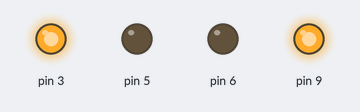
The sketch below on a simulated Arduino Uno, built with avr-gcc and run on an emulated ATmega328P. On the bench: output pins drawn as LEDs (lit = HIGH).

Above: at 0.05 s.
At 1.25 s:
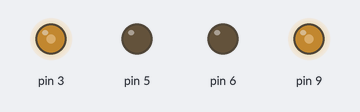
At 2.5 s:
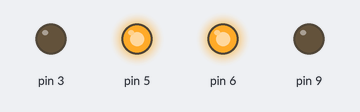
At 3.75 s:
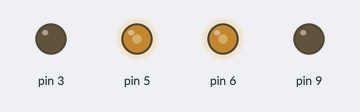
At 5.0 s:
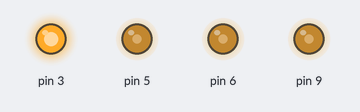
Timing chart, 0 to 6.5 s (numbered marks = the images above):
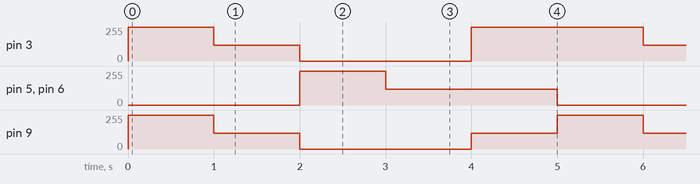

The sketch:

simple-car.ino
```cpp
void setup() {

// 51E1
}

void loop() {
  Forward(255);
  delay(1000);

  Forward(120);
  delay(1000);

  Back(255);
  delay(1000);

  Back(120);
  delay(1000);

  Right();

  delay(1000);

  Left();
}


void Forward(int Speed){
  analogWrite(5, 0);
  analogWrite(6, 0);
  analogWrite(3, Speed);
  analogWrite(9, Speed);
}

void Back(int Speed){
  analogWrite(3, 0);
  analogWrite(9, 0);
  analogWrite(5, Speed);
  analogWrite(6, Speed);
}

void Right(){
  analogWrite(3,255);
  analogWrite(9, 120);
}

void Left(){
  analogWrite(5,120);
  analogWrite(6, 255);
}


// setup
//  pinMode(3, OUTPUT);
//  pinMode(5, OUTPUT);
//  pinMode(6, OUTPUT);
//  pinMode(9, OUTPUT);

// loop
//digitalWrite(3, HIGH);
//digitalWrite(9, HIGH);

//  delay(1000);
//
//  digitalWrite(3, LOW);
//  digitalWrite(9, LOW);
//
//
//  digitalWrite(5, HIGH);
//  digitalWrite(6, HIGH);
//
//  delay(1000);
//
//  digitalWrite(5, LOW);
//  digitalWrite(6, LOW);
```

Measured:
- by itself, pin 3: repeats every 5.0 s: 120/255 1.0 s, 0/255 2.0 s, 255/255 2.0 s
- by itself, pin 5, pin 6: repeats every 5.0 s: 120/255 2.0 s, 0/255 2.0 s, 255/255 1.0 s
- by itself, pin 9: repeats every 5.0 s: 120/255 1.0 s, 0/255 2.0 s, 120/255 1.0 s, 255/255 1.0 s
